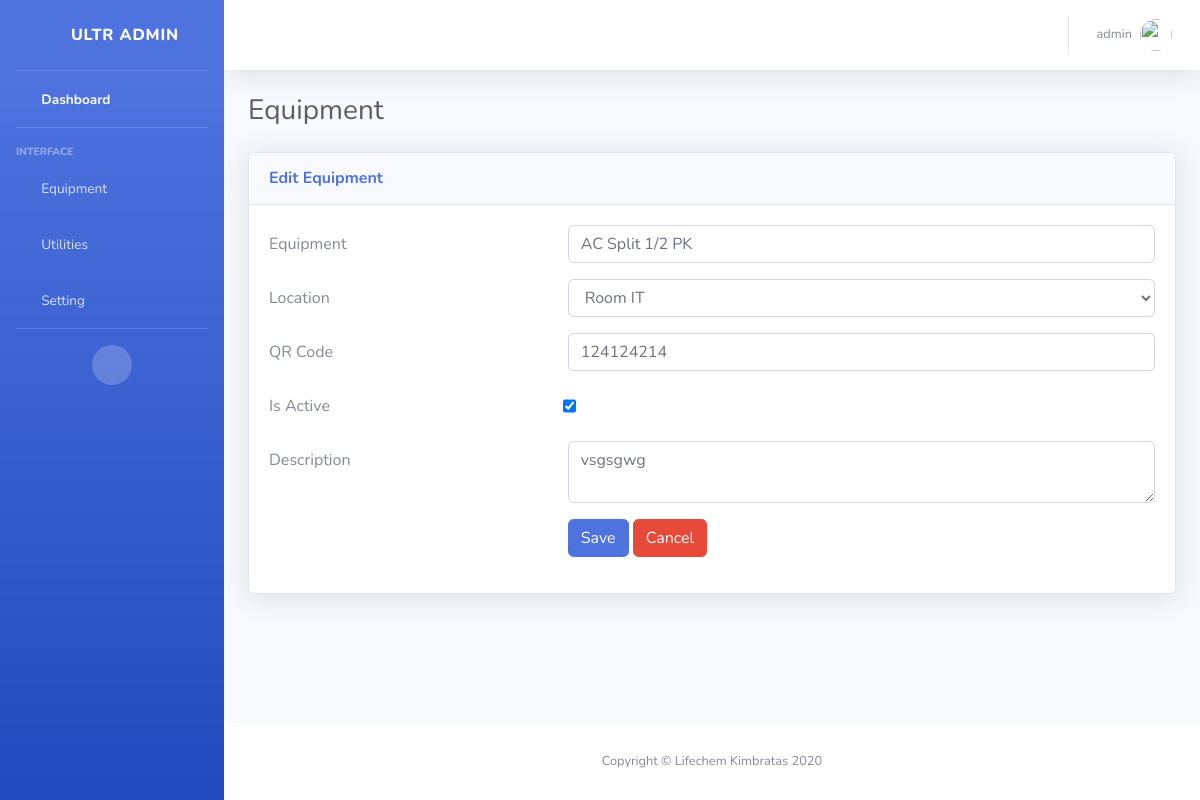
Before: /equipment/edit/EQP00000001/ (signed in) with the older database file.
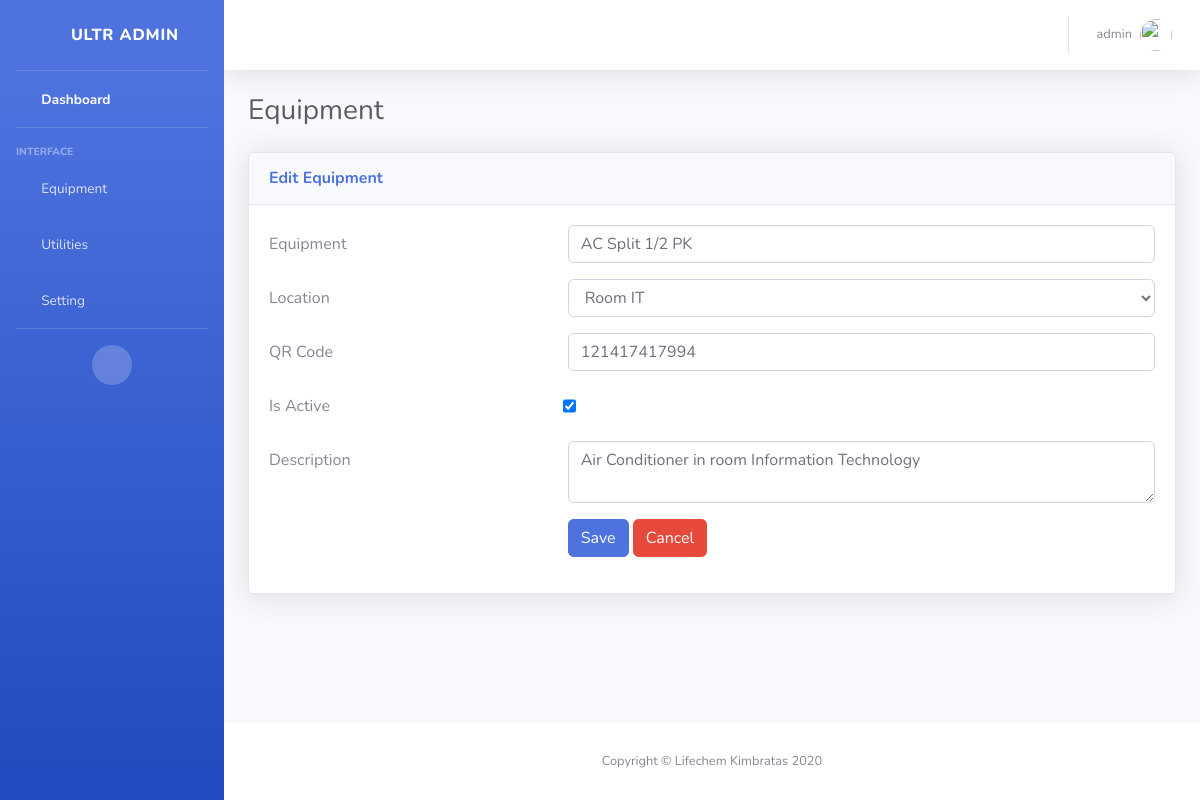
After: the same page with the newer database file.
### Equipment/models.py (models this page shows, shortened)
class Equipment(models.Model):
    def ids():
        no = Equipment.objects.count()
        if no == None:
            return 1
        else:
            return no + 1
    no = models.IntegerField(_('Code'), default=ids, unique=True, editable=False)
    id = models.CharField(max_length=30, unique=True, primary_key=True, null=False, editable=False)
    locate_id = models.ForeignKey('Locate', on_delete=models.CASCADE)
    name = models.CharField(_("Equipment"), max_length=50, null=False)
    qr_code = models.CharField(max_length=12, unique=True, null=False)
    is_active = models.BooleanField(default=True)
    description = models.TextField(blank=True, max_length=255)
    created_on = models.DateTimeField(_('Created on'), auto_now_add=True)
    updated_on = models.DateTimeField(_('Updated on'), auto_now_add=False, blank=True, null=True)
    created_by = models.ForeignKey(User, related_name='equipment_created_by_user', null=True, on_delete=models.SET_NULL)
    updated_by = models.ForeignKey(User, related_name='equipment_updated_by_user', null=True, blank=True, on_delete=models.SET_NULL)

### Common/access_decorators_mixins.py (the view)
    def wraps(request, *args, **kwargs):
        if request.user.role =='ADMIN' or request.user.is_superuser or request.user.has_staff_access:
            return functions(request, *args, **kwargs)
        else:
            raise PermissionDenied

### Equipment/forms.py (shortened to what this page needs)
class EquipmentForm(forms.ModelForm):
    def __init__(self, *args, **kwargs):
        request_user = kwargs.pop('request_user', None)
        self.obj_instance = kwargs.get('instance', None)
        super(EquipmentForm, self).__init__(*args, **kwargs)
        for field in self.fields.values():
            field.widget.attrs = {"class": "form-control"}
        if request_user.role == 'ADMIN' or request_user.is_superuser:
            self.fields["locate_id"].queryset = Locate.objects.filter(is_active=True)
        if request_user.role == 'USER':
            self.fields["locate_id"].queryset = Locate.objects.filter(Q(created_by=request_user) | Q(is_active=True))
        self.fields['locate_id'].required = True
        self.fields['name'].required = True
        self.fields['qr_code'].required = True
        self.fields['is_active'].required = True
        self.fields['description'].required = False
    class Meta:
        model = Equipment
        fields = ('locate_id','name','qr_code','is_active','description')

### Equipment/models.py (called while the page is built)
    def __str__(self):
        return self.name

### Equipment/templates/equipment_create.html (shortened to what this page needs)
{% extends "layout/base.html" %}
{% block content %}
  <div class="container-fluid">
    <div class="d-sm-flex align-items-center justify-content-between mb-4">
      <h1 class="h3 mb-0 text-gray-800">Equipment</h1>
    </div>
    <div class="card shadow mb-4">
      <div class="card-header py-3">
          <h6 class="m-0 font-weight-bold text-primary">
            {% if equipment_obj %} Edit
            {% else %} Create {% endif %}
            Equipment
          </h6>
      </div>
      <div class="card-body">
      <form id="formid" action="" method="POST" novalidate enctype="multipart/form-data">
        <div class="form-group form-row">
          <label for="name" class="col-4 col-form-label">Equipment</label>
          <div class="col-8">
            {{ form.name}}
          </div>
        </div>
        <div class="form-group form-row">
          <label for="locate" class="col-4 col-form-label">Location</label>
            <div class="col-8">
              {{ form.locate_id}}
            </div>
        </div>
        <div class="form-group form-row">
          <label for="qr_code" class="col-4 col-form-label">QR Code</label>
            <div class="col-8">
              {{ form.qr_code }}
            </div>
        </div>
        <div class="form-group form-row">
          <label for="is_active" class="col-4 col-form-label">Is Active</label>
            <div>
              {{ form.is_active }}
            </div>
        </div>
        <div class="form-group form-row">
          <label for="description" class="col-4 col-form-label">Description</label>
          <div class="col-8">
            {{ form.description}}
          </div>
        </div>
        <div class="form-group form-row">
          <div class="offset-4 col-8">
            <button name="submit" type="submit" class="btn btn-primary">Save</button>
            <a href="{% url 'Equipment:Equipment_List' %}" class="btn btn-danger" id="create_equipment_cancel">Cancel</a>
          </div>
        </div>
      </form>
      </div>
    </div>
  </div>
{% endblock content %}

Changed rows visible on the page:
changed Equipment "AC Split 1/2 PK": qr_code "124124214" → "121417417994"; description "vsgsgwg" → "Air Conditioner in room Information Technology"
